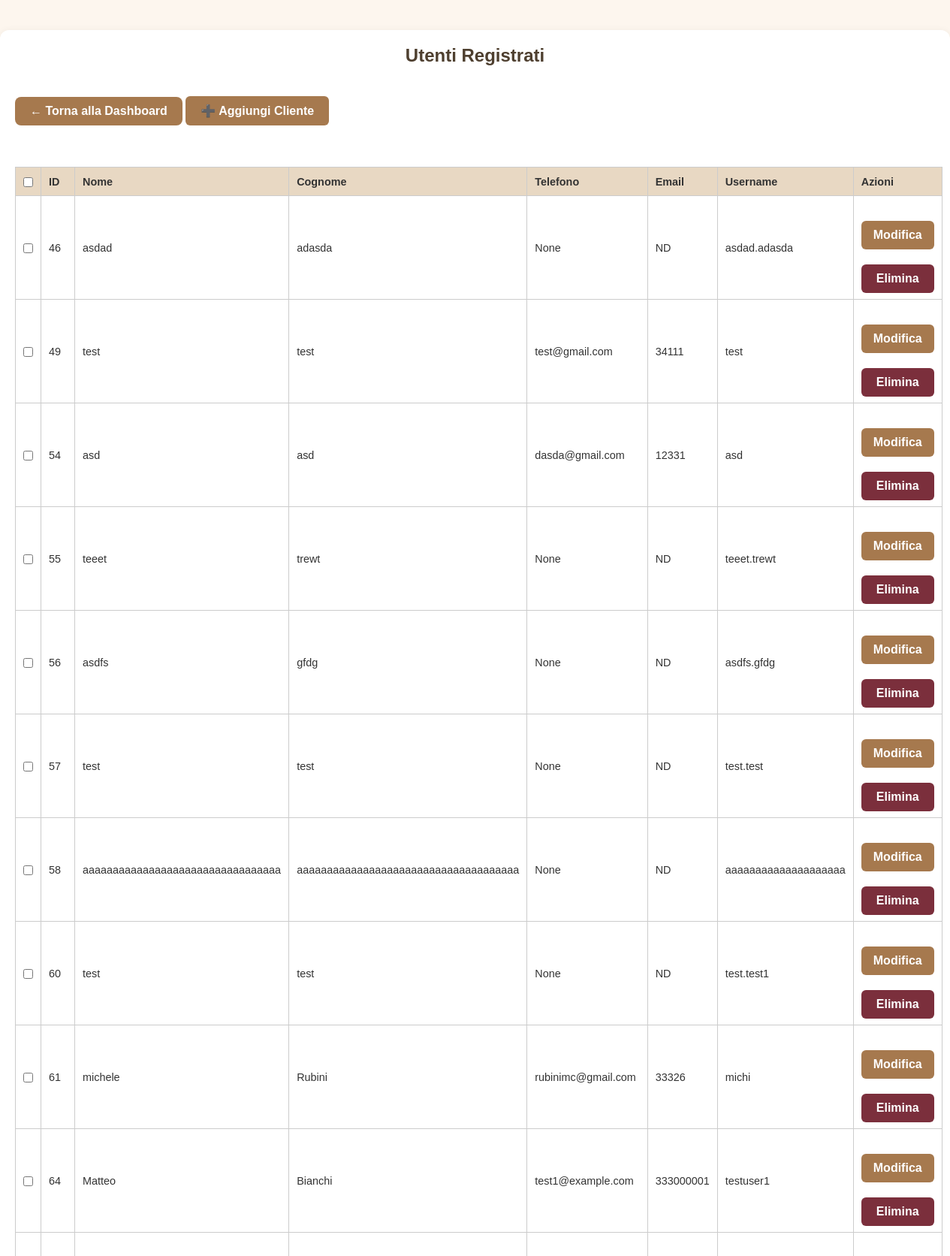
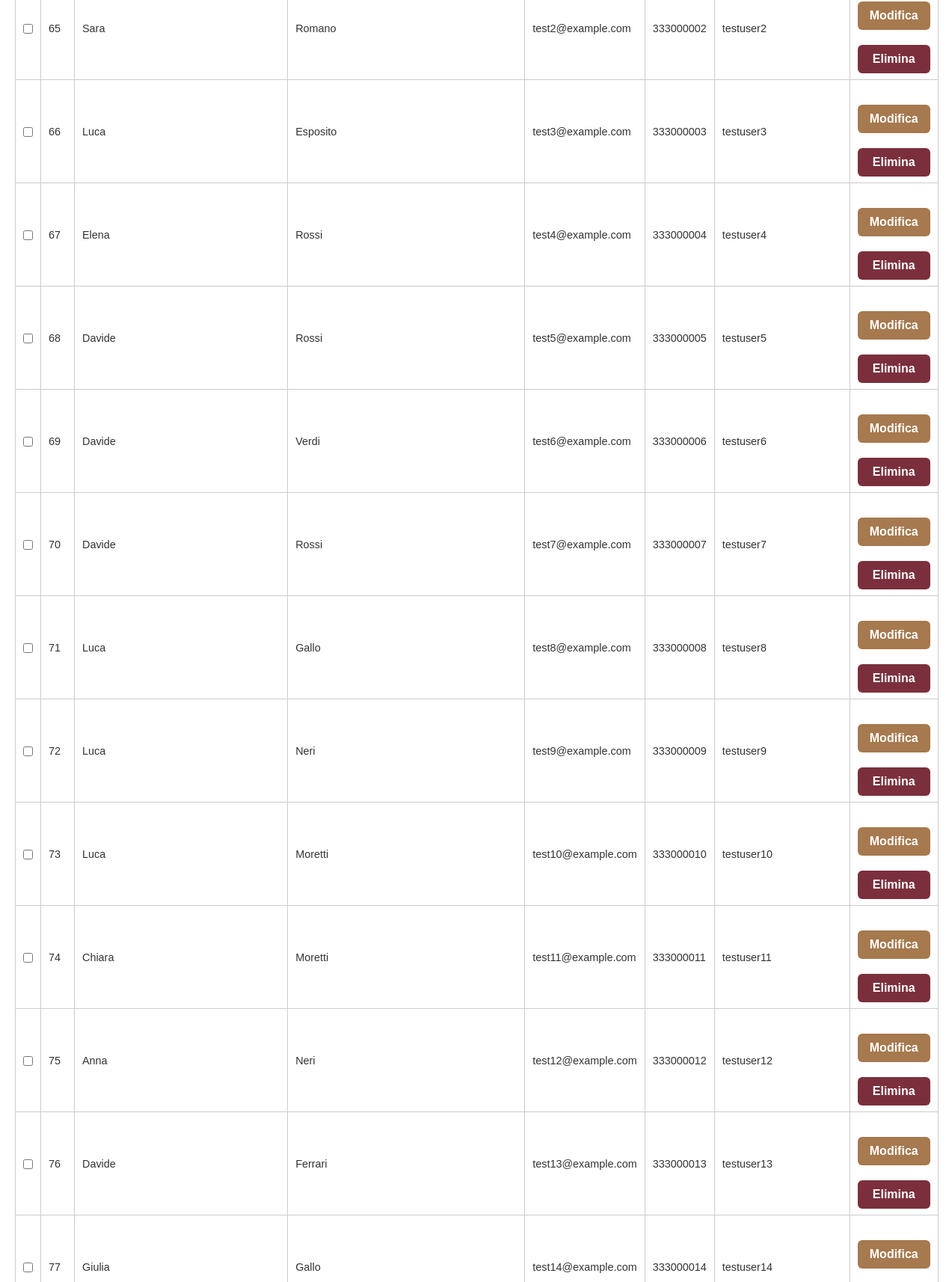
The app's page /admin_users (signed in, upper part) with its own data (2 pictures, top to bottom).
### tables this page shows
CREATE TABLE users (
            id INTEGER PRIMARY KEY AUTOINCREMENT,
            username TEXT NOT NULL UNIQUE,
            password TEXT NOT NULL
        , name TEXT NOT NULL DEFAULT 'NOME', surname TEXT NOT NULL DEFAULT 'COGNOME', phone TEXT NOT NULL DEFAULT '0000000000', email TEXT, newsletter_optin INTEGER DEFAULT 0);

### app.py (the view)
@app.route('/admin_users')
def admin_users():
    if 'admin' not in session:
        return redirect(url_for('login_admin'))
    page = int(request.args.get('page', 1))
    per_page = 50
    offset = (page - 1) * per_page
    conn = sqlite3.connect('bookings.db')
    cursor = conn.cursor()
    cursor.execute("SELECT COUNT(*) FROM users")
    total_users = cursor.fetchone()[0]
    total_pages = (total_users + per_page - 1) // per_page  # arrotonda in su
    cursor.execute("""
        SELECT id, name, surname, email, phone, username, newsletter_optin
        FROM users
        ORDER BY id
        LIMIT ? OFFSET ?
    """, (per_page, offset))
    users = cursor.fetchall()
    conn.close()
    return render_template('admin_users.html',
                           users=users,
                           page=page,
                           total_pages=total_pages)

### templates/admin_users.html (shortened to what this page needs)
<!DOCTYPE html>
<html lang="it">
<head>
  <link rel="stylesheet" href="{{ url_for('static', filename='style.css') }}">
</head>
<body>
  <div class="page">
    <div class="container">
      <h2>Utenti Registrati</h2>
      <a class="dashboard-link" href="{{ url_for('admin_dashboard') }}">&larr; Torna alla Dashboard</a>
      <a href="{{ url_for('admin_add_user') }}" style="display: inline-block; margin-bottom: 25px;">
        <button class="big-btn" style="width: auto; padding: 10px 20px;">➕ Aggiungi Cliente</button>
      </a>
      {% if users %}
      <form method="post" action="{{ url_for('delete_selected_users') }}">
        <table>
          <thead>
            <tr>
              <th><input type="checkbox" id="select-all"></th>
              <th>ID</th>
              <th>Nome</th>
              <th>Cognome</th>
              <th>Telefono</th>
              <th>Email</th>
              <th>Username</th>
              <th>Azioni</th>
            </tr>
          </thead>
          <tbody>
            {% for user in users %}
            <tr>
              <td><input type="checkbox" name="selected_users" value="{{ user[0] }}"></td>
              <td>{{ user[0] }}</td>
              <td>{{ user[1] }}</td>
              <td>{{ user[2] }}</td>
              <td>{{ user[3] }}</td>
              <td>{{ user[4] or 'ND' }}</td>
              <td>{{ user[5] }}</td>
              <td>
                <div class="actions">
                  <a href="{{ url_for('admin_edit_user', user_id=user[0]) }}">
                    <button class="big-btn" type="button">Modifica</button>
                  </a>
                  <form method="post" action="{{ url_for('admin_delete_user', user_id=user[0]) }}" onsubmit="return confirm('Confermi eliminazione utente {{ user[1] }} {{ user[2] }}?')">
                    <button type="submit" class="delete-btn">Elimina</button>
                  </form>
                </div>
              </td>
            </tr>
            {% endfor %}
          </tbody>
        </table>
      </form>
      {% else %}
        <p>Nessun utente registrato.</p>
      {% endif %}
    </div>
  </div>
</body>
</html>

### static/style.css (style rules this page uses)
* { box-sizing: border-box; margin: 0; padding: 0; }
body { font-family: 'Arial', sans-serif; background-color: #fdf6ec; color: #333; display: flex; flex-direction: column; align-items: center; padding: 20px; }
.container { width: 100%; max-width: 600px; background: #fffaf2; padding: 20px; border-radius: 8px; box-shadow: 0 4px 12px rgba(0, 0, 0, 0.1); margin: 20px 0; }
h1, h2, h3 { text-align: center; color: #4e3f2f; margin-bottom: 15px; }
form { display: flex; flex-direction: column; }
input, select, button { padding: 10px; margin-top: 5px; background-color: #fef9f0; color: #333; border: 1px solid #ccc; border-radius: 5px; font-size: 16px; }
button { background-color: #a67c52; color: #fff; cursor: pointer; font-weight: bold; transition: background-color 0.3s; border: none; }
.big-btn { width: 100%; padding: 15px; font-size: 18px; margin: 10px 0; }
a { display: block; text-align: center; margin-top: 15px; text-decoration: none; color: #a67c52; font-weight: bold; }
table { width: 100%; border-collapse: collapse; margin-top: 20px; background-color: #fff; color: #333; }
table, th, td { border: 1px solid #ddd; }
th, td { padding: 10px; text-align: center; }
th { background-color: #f0e6d6; color: #333; }

### templates/admin_users.html (style rules this page uses)
body { margin: 0; padding: 0; background-color: #fdf6ee; font-family: sans-serif; }
.page { width: 100%; display: flex; justify-content: center; }
.container { max-width: 1400px; margin: 40px auto; padding: 20px; background-color: #fff; border-radius: 12px; box-shadow: 0 0 10px rgba(0, 0, 0, 0.05); }
.dashboard-link { display: inline-block; margin: 10px 0 30px 0; padding: 10px 20px; background-color: #a6794e; color: white; border-radius: 8px; text-decoration: none; font-weight: bold; transition: background-color 0.3s ease; }
table { width: 100%; border-collapse: collapse; font-size: 0.9rem; }
table th, table td { padding: 8px 10px; text-align: left; border: 1px solid #ccc; }
table th { background-color: #e8d8c3; }
.actions { display: flex; flex-direction: column; gap: 5px; }
.big-btn, .delete-btn { width: 100%; padding: 10px 16px; font-size: 1rem; border: none; border-radius: 6px; cursor: pointer; color: #fff; }
.big-btn { background-color: #a6794e; }
.delete-btn { background-color: #7b2f3c !important; }

### records on screen
users: id "46", name "asdad", surname "adasda", user "None", phone "ND", username "asdad.adasda"
users: id "49", name "test", surname "test", email "test@gmail.com", phone "34111", username "test"
users: id "54", name "asd", surname "asd", email "dasda@gmail.com", phone "12331", username "asd"
users: id "55", name "teeet", surname "trewt", user "None", phone "ND", username "teeet.trewt"
users: id "56", name "asdfs", surname "gfdg", user "None", phone "ND", username "asdfs.gfdg"
users: id "57", name "test", surname "test", user "None", phone "ND", username "test.test"
users: id "58", name "aaaaaaaaaaaaaaaaaaaaaaaaaaaaaaaaa", surname "aaaaaaaaaaaaaaaaaaaaaaaaaaaaaaaaaaaaa", user "None", phone "ND", username "aaaaaaaaaaaaaaaaaaaa"
users: id "60", name "test", surname "test", user "None", phone "ND", username "test.test1"
users: id "61", name "michele", surname "Rubini", email "rubinimc@gmail.com", phone "33326", username "michi"
users: id "64", name "Matteo", surname "Bianchi", email "test1@example.com", phone "333000001", username "testuser1"
users: id "65", name "Sara", surname "Romano", email "test2@example.com", phone "333000002", username "testuser2"
users: id "66", name "Luca", surname "Esposito", email "test3@example.com", phone "333000003", username "testuser3"
users: id "67", name "Elena", surname "Rossi", email "test4@example.com", phone "333000004", username "testuser4"
users: id "68", name "Davide", surname "Rossi", email "test5@example.com", phone "333000005", username "testuser5"
users: id "69", name "Davide", surname "Verdi", email "test6@example.com", phone "333000006", username "testuser6"
users: id "70", name "Davide", surname "Rossi", email "test7@example.com", phone "333000007", username "testuser7"
users: id "71", name "Luca", surname "Gallo", email "test8@example.com", phone "333000008", username "testuser8"
users: id "72", name "Luca", surname "Neri", email "test9@example.com", phone "333000009", username "testuser9"
users: id "73", name "Luca", surname "Moretti", email "test10@example.com", phone "333000010", username "testuser10"
users: id "74", name "Chiara", surname "Moretti", email "test11@example.com", phone "333000011", username "testuser11"
users: id "75", name "Anna", surname "Neri", email "test12@example.com", phone "333000012", username "testuser12"
users: id "76", name "Davide", surname "Ferrari", email "test13@example.com", phone "333000013", username "testuser13"
users: id "77", name "Giulia", surname "Gallo", email "test14@example.com", phone "333000014", username "testuser14"
